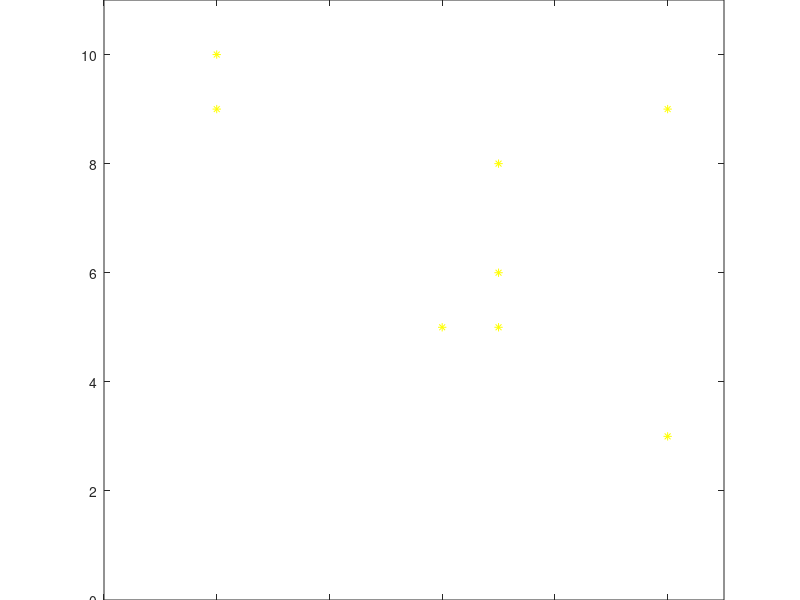
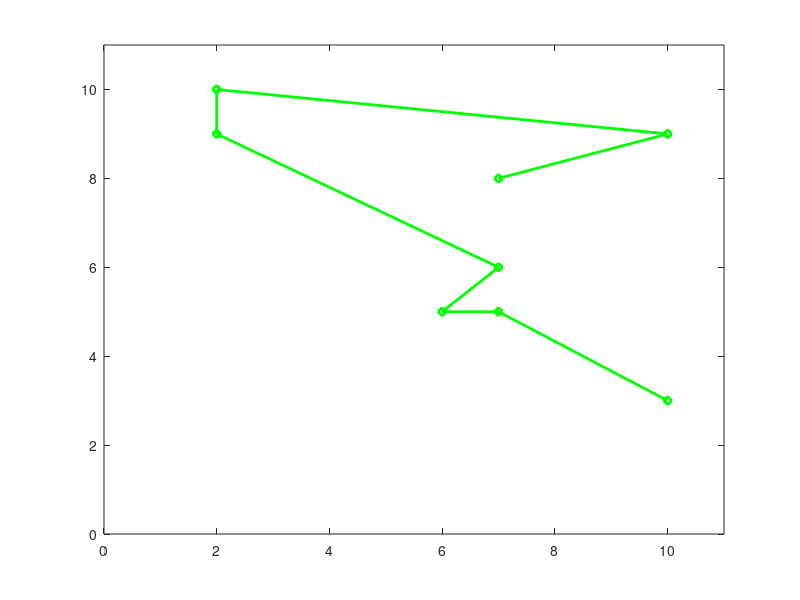

Recreate these plots in MATLAB, in order. (Note: this script raises an error after producing the figures.)
clear

%Variablen
brute_force = false;
N = 8;

x_val = randi([1, 10],[N,1]);
y_val = randi([1, 10],[N,1]);
P = [x_val, y_val];

figure(1); clf
plot(x_val,y_val, '* y')
xlim([0,11]);
ylim([0,11]);
title(N+" random Punkte im Bereich [1, 10]")

% -----------Brute Force-----------
if brute_force
    possibles = factorial(N)/2;
    
    routes = perms(1:N);
    routes_unique = zeros(possibles,N);
    idx = 1;
    
    %nimmt die selbe route nur rückwärts raus
    for i=1:size(routes, 1)
        if ~ismember(flip(routes(i,:)),routes_unique, "rows")
            routes_unique(idx,:) = routes(i,:);
            idx = idx+1;
        end
    end
    
    %Euklidische Distanz zwischen den Punkten jeder Route
    d = zeros(possibles,1);
    
    for j=1:possibles
        idx = routes_unique(j,:);
        for k=1:N-1
            d(j) = d(j) + norm(P(idx(k),:) - P(idx(k+1),:));
        end
    end
    
    [minDist, minIdx] = min(d);
    best_route = routes_unique(minIdx,:);
    
    figure(2); clf
    plot(P(best_route,1), P(best_route,2), 'r-pentagram', 'LineWidth', 2);
    xlim([0,11]);
    ylim([0,11]);
    title("Kürzeste Strecke zwischen den Punkten(d = "+minDist+")");
    
    [maxDist, maxIdx] = max(d);
    worst_route = routes_unique(maxIdx,:);
    
    figure(3); clf
    plot(P(worst_route,1), P(worst_route,2), 'b-hexagram', 'LineWidth', 2);
    xlim([0,11]);
    ylim([0,11]);
    title("Längste Strecke zwischen den Punkten(d = "+maxDist+")");
end

%-----------lokales Minimum Suche-----------
route = randperm(N);
route_best = [];
d_best = 999999999;
fail_counter = 0;
iters = 0;
max_fails = 100;

while true
    d_new = 0;
    %Euklidische Distanz bestimmen
    for m=1:N-1
        d_new = d_new + norm(P(route(m),:) - P(route(m+1),:));
    end
    %Prüfen, ob Ergebnis besser als aktuell beste
    if d_new < d_best
        d_best = d_new;
        route_best = route;
        fail_counter = 0;
    else
        fail_counter = fail_counter+1;
    end

    iters = iters+1;
    %beenden, wenn nach max_fails iterationen keine Verbesserung
    if fail_counter > max_fails
        break;
    end
    %Switch 2 random elemente
    %v = randi(numel(route_best),1,2);
    v = randperm(numel(route_best), 2);
    route(v) = route(v([2,1]));
end

figure(4); clf
plot(P(route_best,1), P(route_best,2), 'g-diamond', 'LineWidth', 2);
xlim([0,11]);
ylim([0,11]);
title("Kürzeste Strecke mit lokaler Minimum Suche (d = "+d_best+") | Nach "+iters+" Iterationen");

%-----------Simulated Annealing-----------
nn = 1;
c = 0.99;
T_start = 10;

route_old2 = randperm(N);
route_best2 = [];
d_best2 = Inf;
d_old2 = Inf;
fail_counter = 0;
max_fails2 = 100;
T(1) = T_start;

while true
    %Switch 2 random Elemente
    route = route_old2;
    v = randi(numel(route),1,2);
    route(v) = route(v([2,1]));

    %Euklidische Distanz bestimmen
    d_new2 = 0;
    for m=1:N-1
        d_new2 = d_new2 + norm(P(route(m),:) - P(route(m+1),:));
    end

    %Prüfen, ob Ergebnis besser als aktuell beste
    if d_new2 < d_best2
        d_best2 = d_new2;
        route_best2 = route;
        fail_counter = 0;
    else
        fail_counter = fail_counter+1;
    end

    %Prüfen, ob Ergebnis besser ist als letztes
    if d_new2 < d_old2
        d_old2 = d_new2;
        route_old2 = route;
    else
        %Annealing spezifisch
        r = rand;
        p = exp(-(d_new2 - d_old2) / (T(nn)));
        if p > r
            d_old2 = d_new2;
            route_old2 = route;
        end
    end  

    %beenden, wenn nach max_fails iterationen keine Verbesserung
    if fail_counter > max_fails2
        break;
    end

    %Kicks einfügen
    if fail_counter > (max_fails2 * 0.75) && rand < 0.05
        T(nn) = T(nn) * 2;
    end

    T(nn+1) = c * T(nn);
    nn = nn+1;
end

figure(5); clf
plot(P(route_best2,1), P(route_best2,2), 'b-diamond', 'LineWidth', 2);
xlim([0,11]);
ylim([0,11]);
title("Kürzeste Strecke mit Simulated Annealing (d = "+d_best2+") | Nach "+nn+" Iterationen");

figure(6); clf
plot(T, "r-.", 'LineWidth', 2);
title("Temperaturverlauf")
